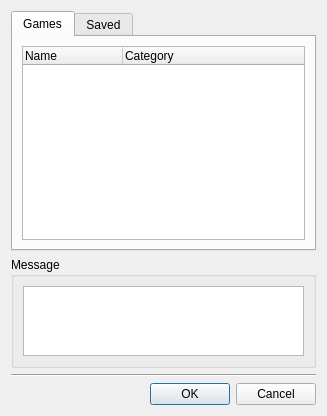
<?xml version="1.0" encoding="UTF-8"?>
<ui version="4.0">
 <class>GameSelect</class>
 <widget class="QDialog" name="GameSelect">
  <property name="enabled">
   <bool>true</bool>
  </property>
  <property name="geometry">
   <rect>
    <x>0</x>
    <y>0</y>
    <width>327</width>
    <height>403</height>
   </rect>
  </property>
  <property name="sizePolicy">
   <sizepolicy hsizetype="Preferred" vsizetype="Preferred">
    <horstretch>0</horstretch>
    <verstretch>0</verstretch>
   </sizepolicy>
  </property>
  <property name="windowTitle">
   <string>Dialog</string>
  </property>
  <layout class="QVBoxLayout" name="verticalLayout_4">
   <item>
    <widget class="QTabWidget" name="tabWidget">
     <property name="currentIndex">
      <number>0</number>
     </property>
     <widget class="QWidget" name="tabGames">
      <attribute name="title">
       <string>Games</string>
      </attribute>
      <layout class="QVBoxLayout" name="verticalLayout_3">
       <item>
        <widget class="QTreeWidget" name="twGames">
         <property name="sizePolicy">
          <sizepolicy hsizetype="Minimum" vsizetype="MinimumExpanding">
           <horstretch>0</horstretch>
           <verstretch>0</verstretch>
          </sizepolicy>
         </property>
         <attribute name="headerDefaultSectionSize">
          <number>100</number>
         </attribute>
         <column>
          <property name="text">
           <string>Name</string>
          </property>
         </column>
         <column>
          <property name="text">
           <string>Category</string>
          </property>
         </column>
        </widget>
       </item>
      </layout>
     </widget>
     <widget class="QWidget" name="tabSaved">
      <attribute name="title">
       <string>Saved</string>
      </attribute>
      <layout class="QVBoxLayout" name="verticalLayout_6">
       <item>
        <widget class="QTreeWidget" name="twSaved">
         <property name="sizePolicy">
          <sizepolicy hsizetype="Minimum" vsizetype="MinimumExpanding">
           <horstretch>0</horstretch>
           <verstretch>0</verstretch>
          </sizepolicy>
         </property>
         <column>
          <property name="text">
           <string>Name</string>
          </property>
         </column>
         <column>
          <property name="text">
           <string>Date</string>
          </property>
         </column>
        </widget>
       </item>
      </layout>
     </widget>
    </widget>
   </item>
   <item>
    <widget class="QGroupBox" name="groupBox">
     <property name="sizePolicy">
      <sizepolicy hsizetype="Preferred" vsizetype="Expanding">
       <horstretch>0</horstretch>
       <verstretch>0</verstretch>
      </sizepolicy>
     </property>
     <property name="title">
      <string>Message</string>
     </property>
     <property name="flat">
      <bool>true</bool>
     </property>
     <property name="checkable">
      <bool>false</bool>
     </property>
     <layout class="QVBoxLayout" name="verticalLayout">
      <item>
       <widget class="QTextEdit" name="tedMessage">
        <property name="sizePolicy">
         <sizepolicy hsizetype="Expanding" vsizetype="Expanding">
          <horstretch>0</horstretch>
          <verstretch>0</verstretch>
         </sizepolicy>
        </property>
       </widget>
      </item>
     </layout>
    </widget>
   </item>
   <item>
    <widget class="Line" name="line">
     <property name="orientation">
      <enum>Qt::Horizontal</enum>
     </property>
    </widget>
   </item>
   <item>
    <widget class="QDialogButtonBox" name="dbbButtons">
     <property name="orientation">
      <enum>Qt::Horizontal</enum>
     </property>
     <property name="standardButtons">
      <set>QDialogButtonBox::Cancel|QDialogButtonBox::Ok</set>
     </property>
    </widget>
   </item>
  </layout>
 </widget>
 <resources/>
 <connections>
  <connection>
   <sender>dbbButtons</sender>
   <signal>accepted()</signal>
   <receiver>GameSelect</receiver>
   <slot>accept()</slot>
   <hints>
    <hint type="sourcelabel">
     <x>248</x>
     <y>254</y>
    </hint>
    <hint type="destinationlabel">
     <x>157</x>
     <y>274</y>
    </hint>
   </hints>
  </connection>
  <connection>
   <sender>dbbButtons</sender>
   <signal>rejected()</signal>
   <receiver>GameSelect</receiver>
   <slot>reject()</slot>
   <hints>
    <hint type="sourcelabel">
     <x>316</x>
     <y>260</y>
    </hint>
    <hint type="destinationlabel">
     <x>286</x>
     <y>274</y>
    </hint>
   </hints>
  </connection>
 </connections>
</ui>
